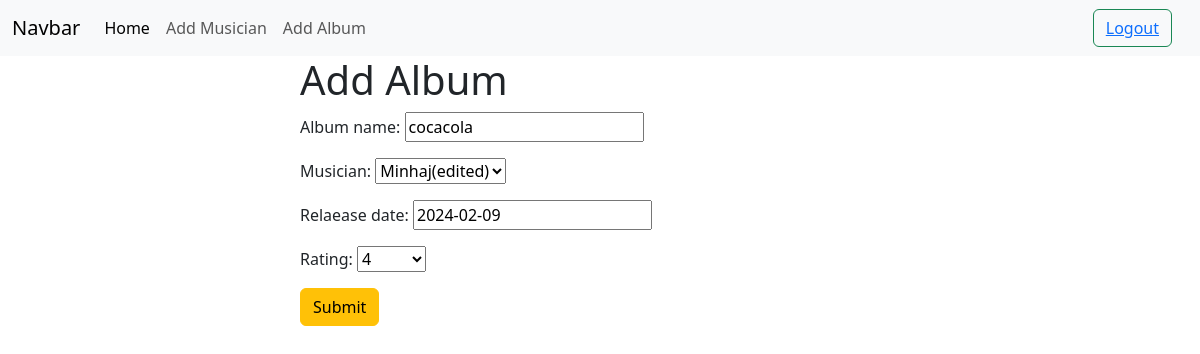
/Album/Edit/6 (signed in), run on the app's committed database.
### Album/models.py (models this page shows, shortened)
class album(models.Model):
    album_name=models.CharField(max_length=20)
    musician=models.ForeignKey(musician,on_delete=models.CASCADE)
    relaease_date=models.DateField(default=timezone.now)
    rating = models.CharField(max_length=1, choices=RATINGS,blank=True,null=True)

### Album/views.py (the view)
# urls.py: path("Edit/<int:id>", views.EditPost.as_view(), name="editpost"),
class EditPost(UpdateView):
    model = models.album
    form_class = forms.add_album
    template_name = "add_album.html"
    pk_url_kwarg = "id"
    success_url = reverse_lazy("home")

### Album/forms.py
class add_album(forms.ModelForm):
    class Meta:
        model=album
        fields='__all__'

### musicians/models.py (called while the page is built)
    def __str__(self):
        return self.first_name

### Album/templates/add_album.html (shortened to what this page needs)
{%extends 'base.html'%}
{%block content%}
<form style="width: 50%;margin: auto;" method="post">
    <h1>Add Album</h1>
    {{form.as_p}}
    <button class="btn btn-warning">Submit</button>
</form>
{%endblock%}

### data on the page
album: album_name "cocacola", musician "Minhaj(edited)", relaease_date "2024-02-09", rating "4"
